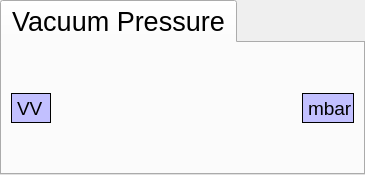
   <widget class="QTabWidget" name="tabWidget_2" >
    <property name="geometry" >
     <rect>
      <x>51</x>
      <y>623</y>
      <width>365</width>
      <height>175</height>
     </rect>
    </property>
    <property name="font" >
     <font>
      <pointsize>20</pointsize>
     </font>
    </property>
    <property name="currentIndex" >
     <number>0</number>
    </property>
    <widget class="QWidget" name="tab_2" >
     <attribute name="title" >
      <string>Vacuum Pressure</string>
     </attribute>
     <layout class="QHBoxLayout" >
      <item>
       <layout class="QHBoxLayout" >
        <property name="spacing" >
         <number>0</number>
        </property>
        <item>
         <widget class="QLabel" name="label_9" >
          <property name="minimumSize" >
           <size>
            <width>40</width>
            <height>30</height>
           </size>
          </property>
          <property name="maximumSize" >
           <size>
            <width>40</width>
            <height>30</height>
           </size>
          </property>
          <property name="palette" >
           <palette>
            <active>
             <colorrole role="Base" >
              <brush brushstyle="SolidPattern" >
               <color alpha="255" >
                <red>255</red>
                <green>255</green>
                <blue>255</blue>
               </color>
              </brush>
             </colorrole>
             <colorrole role="Window" >
              <brush brushstyle="SolidPattern" >
               <color alpha="255" >
                <red>194</red>
                <green>192</green>
                <blue>255</blue>
               </color>
              </brush>
             </colorrole>
            </active>
            <inactive>
             <colorrole role="Base" >
              <brush brushstyle="SolidPattern" >
               <color alpha="255" >
                <red>255</red>
                <green>255</green>
                <blue>255</blue>
               </color>
              </brush>
             </colorrole>
             <colorrole role="Window" >
              <brush brushstyle="SolidPattern" >
               <color alpha="255" >
                <red>194</red>
                <green>192</green>
                <blue>255</blue>
               </color>
              </brush>
             </colorrole>
            </inactive>
            <disabled>
             <colorrole role="Base" >
              <brush brushstyle="SolidPattern" >
               <color alpha="255" >
                <red>194</red>
                <green>192</green>
                <blue>255</blue>
               </color>
              </brush>
             </colorrole>
             <colorrole role="Window" >
              <brush brushstyle="SolidPattern" >
               <color alpha="255" >
                <red>194</red>
                <green>192</green>
                <blue>255</blue>
               </color>
              </brush>
             </colorrole>
            </disabled>
           </palette>
          </property>
          <property name="font" >
           <font>
            <pointsize>14</pointsize>
            <weight>50</weight>
            <bold>false</bold>
           </font>
          </property>
          <property name="autoFillBackground" >
           <bool>true</bool>
          </property>
          <property name="frameShape" >
           <enum>QFrame::Box</enum>
          </property>
          <property name="frameShadow" >
           <enum>QFrame::Plain</enum>
          </property>
          <property name="lineWidth" >
           <number>1</number>
          </property>
          <property name="text" >
           <string>VV</string>
          </property>
          <property name="alignment" >
           <set>Qt::AlignLeading|Qt::AlignLeft|Qt::AlignVCenter</set>
          </property>
         </widget>
        </item>
        <item>
         <widget class="CADisplayer" name="TPG262C0_PRS0_4" >
          <property name="minimumSize" >
           <size>
            <width>100</width>
            <height>30</height>
           </size>
          </property>
          <property name="maximumSize" >
           <size>
            <width>400</width>
            <height>30</height>
           </size>
          </property>
          <property name="font" >
           <font>
            <pointsize>20</pointsize>
            <weight>75</weight>
            <bold>true</bold>
           </font>
          </property>
          <property name="nuformat" stdset="0" >
           <enum>CADisplayer::Pressure</enum>
          </property>
          <property name="pvname" >
           <string>VMS_VV_TPG262C3_P0</string>
          </property>
          <property name="lineWidth" stdset="0" >
           <number>1</number>
          </property>
          <property name="framecol" stdset="0" >
           <color>
            <red>18</red>
            <green>29</green>
            <blue>57</blue>
           </color>
          </property>
          <property name="unit" >
           <string/>
          </property>
         </widget>
        </item>
        <item>
         <widget class="QLabel" name="label_10" >
          <property name="minimumSize" >
           <size>
            <width>52</width>
            <height>30</height>
           </size>
          </property>
          <property name="maximumSize" >
           <size>
            <width>52</width>
            <height>30</height>
           </size>
          </property>
          <property name="palette" >
           <palette>
            <active>
             <colorrole role="Base" >
              <brush brushstyle="SolidPattern" >
               <color alpha="255" >
                <red>255</red>
                <green>255</green>
                <blue>255</blue>
               </color>
              </brush>
             </colorrole>
             <colorrole role="Window" >
              <brush brushstyle="SolidPattern" >
               <color alpha="255" >
                <red>194</red>
                <green>192</green>
                <blue>255</blue>
               </color>
              </brush>
             </colorrole>
            </active>
            <inactive>
             <colorrole role="Base" >
              <brush brushstyle="SolidPattern" >
               <color alpha="255" >
                <red>255</red>
                <green>255</green>
                <blue>255</blue>
               </color>
              </brush>
             </colorrole>
             <colorrole role="Window" >
              <brush brushstyle="SolidPattern" >
               <color alpha="255" >
                <red>194</red>
                <green>192</green>
                <blue>255</blue>
               </color>
              </brush>
             </colorrole>
            </inactive>
            <disabled>
             <colorrole role="Base" >
              <brush brushstyle="SolidPattern" >
               <color alpha="255" >
                <red>194</red>
                <green>192</green>
                <blue>255</blue>
               </color>
              </brush>
             </colorrole>
             <colorrole role="Window" >
              <brush brushstyle="SolidPattern" >
               <color alpha="255" >
                <red>194</red>
                <green>192</green>
                <blue>255</blue>
               </color>
              </brush>
             </colorrole>
            </disabled>
           </palette>
          </property>
          <property name="font" >
           <font>
            <pointsize>14</pointsize>
            <weight>50</weight>
            <bold>false</bold>
           </font>
          </property>
          <property name="autoFillBackground" >
           <bool>true</bool>
          </property>
          <property name="frameShape" >
           <enum>QFrame::Box</enum>
          </property>
          <property name="frameShadow" >
           <enum>QFrame::Plain</enum>
          </property>
          <property name="lineWidth" >
           <number>1</number>
          </property>
          <property name="text" >
           <string>mbar</string>
          </property>
          <property name="alignment" >
           <set>Qt::AlignLeading|Qt::AlignLeft|Qt::AlignVCenter</set>
          </property>
         </widget>
        </item>
       </layout>
      </item>
     </layout>
    </widget>
   </widget>
